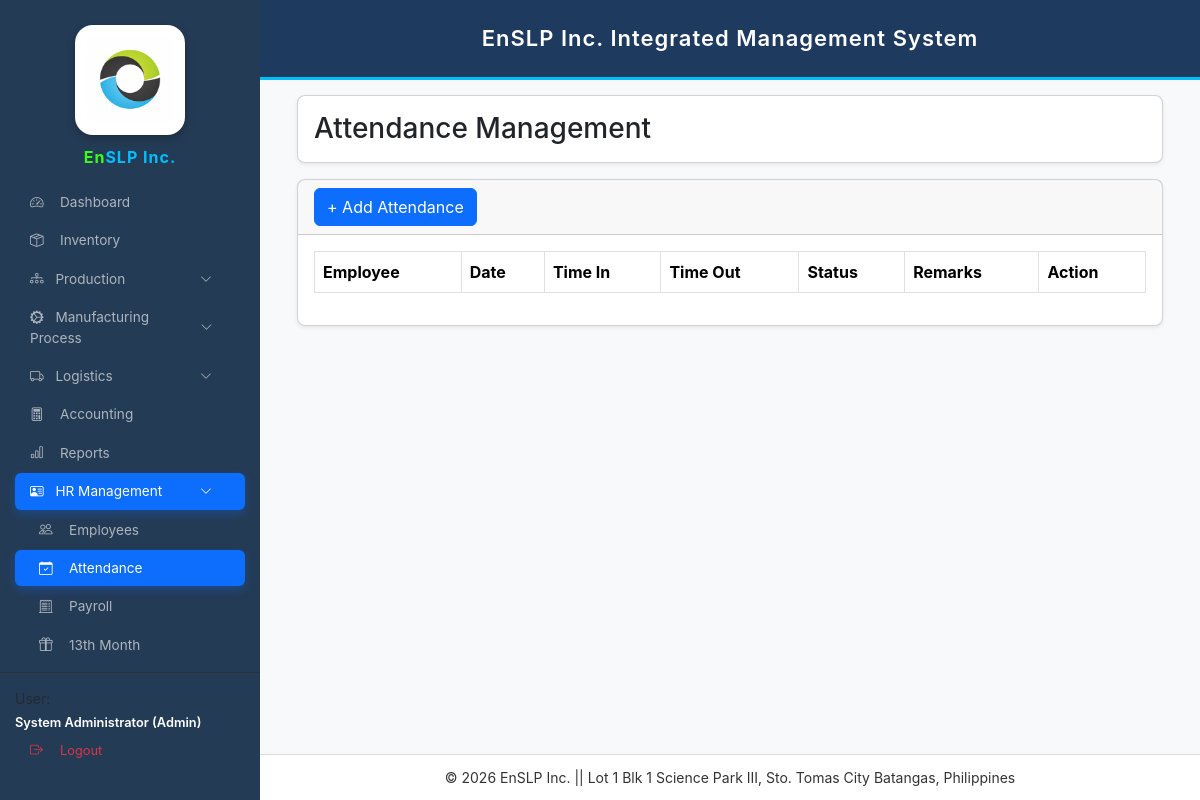
Page /attendance.php (signed in) on the earlier database version.
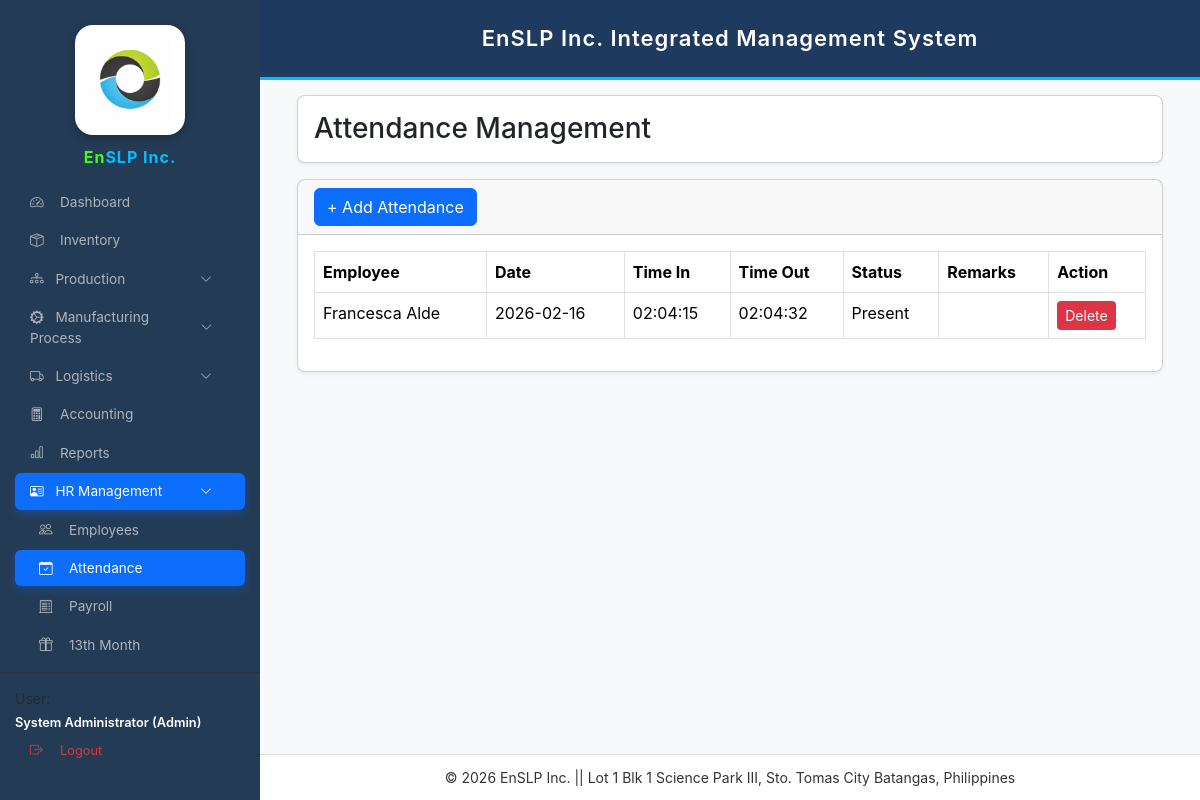
Same page on the later database version.
### tables this page shows
CREATE TABLE `attendance` (
  `id` int(11) NOT NULL,
  `employee_id` int(11) NOT NULL,
  `att_date` date NOT NULL,
  `time_in` time DEFAULT NULL,
  `time_out` time DEFAULT NULL,
  `status` enum('Present','Absent','On Leave','Half Day') NOT NULL DEFAULT 'Present',
  `remarks` varchar(255) DEFAULT NULL,
  `created_at` timestamp NOT NULL DEFAULT current_timestamp(),
  `updated_at` timestamp NOT NULL DEFAULT current_timestamp() ON UPDATE current_timestamp()
);

CREATE TABLE `employees` (
  `id` int(11) NOT NULL,
  `full_name` varchar(255) NOT NULL,
  `position` varchar(100) DEFAULT NULL,
  `department` varchar(100) DEFAULT NULL,
  `employment_status` varchar(50) DEFAULT NULL,
  `date_hired` date DEFAULT NULL,
  `salary_type` enum('Daily','Monthly') NOT NULL DEFAULT 'Daily',
  `salary_amount` decimal(10,2) NOT NULL DEFAULT 0.00,
  `contact_no` varchar(20) DEFAULT NULL,
  `daily_rate` decimal(10,2) DEFAULT NULL,
  `status` enum('Active','Inactive') DEFAULT 'Active',
  `monthly_salary` decimal(10,2) NOT NULL DEFAULT 0.00
);

### attendance.php (the view, shortened to what this page needs)
<?php
include 'config.php';
?>
<!DOCTYPE html>
<html>
<head>
<link href="https://cdn.jsdelivr.net/npm/bootstrap@5.3.3/dist/css/bootstrap.min.css" rel="stylesheet">
</head>
<body>
<?php include 'sidebar.php'; ?>
<?php include 'header.php'; ?>
<div class="main-content">
<div class="container-fluid">
<div class="card shadow-sm mb-3">
<div class="card-body d-flex justify-content-between align-items-center">
<h3 class="mb-0">Attendance Management</h3>
</div>
</div>
<div class="card shadow-sm">
<div class="card-header">
<button class="btn btn-primary" data-bs-toggle="modal" data-bs-target="#addModal">
+ Add Attendance
</button>
</div>
<div class="card-body">
<div class="table-responsive">
<table class="table table-bordered">
<thead>
<tr>
<th>Employee</th>
<th>Date</th>
<th>Time In</th>
<th>Time Out</th>
<th>Status</th>
<th>Remarks</th>
<th>Action</th>
</tr>
</thead>
<tbody>
<?php
$get=$conn->query("
SELECT a.*,e.full_name
FROM attendance a
JOIN employees e ON e.id=a.employee_id
ORDER BY a.id DESC
");
while($row=$get->fetch()){
?>
<tr>
<td><?=$row['full_name']?></td>
<td><?=$row['att_date']?></td>
<td><?=$row['time_in']?></td>
<td><?=$row['time_out']?></td>
<td><?=$row['status']?></td>
<td><?=$row['remarks']?></td>
<td>
<a href="?delete=<?=$row['id']?>" onclick="return confirm('Delete attendance?')" class="btn btn-delete btn-sm">
Delete
</a>
</td>
</tr>
<?php } ?>
</tbody>
</table>
</div>
</div>
</div>
</div>
</div>
<?php include 'footer.php'; ?>
</body>
</html>

Differences in the rows shown:
added attendance: employee.full_name "Francesca Alde", att_date "2026-02-16", time_in "02:04:15", time_out "02:04:32", status "Present"
